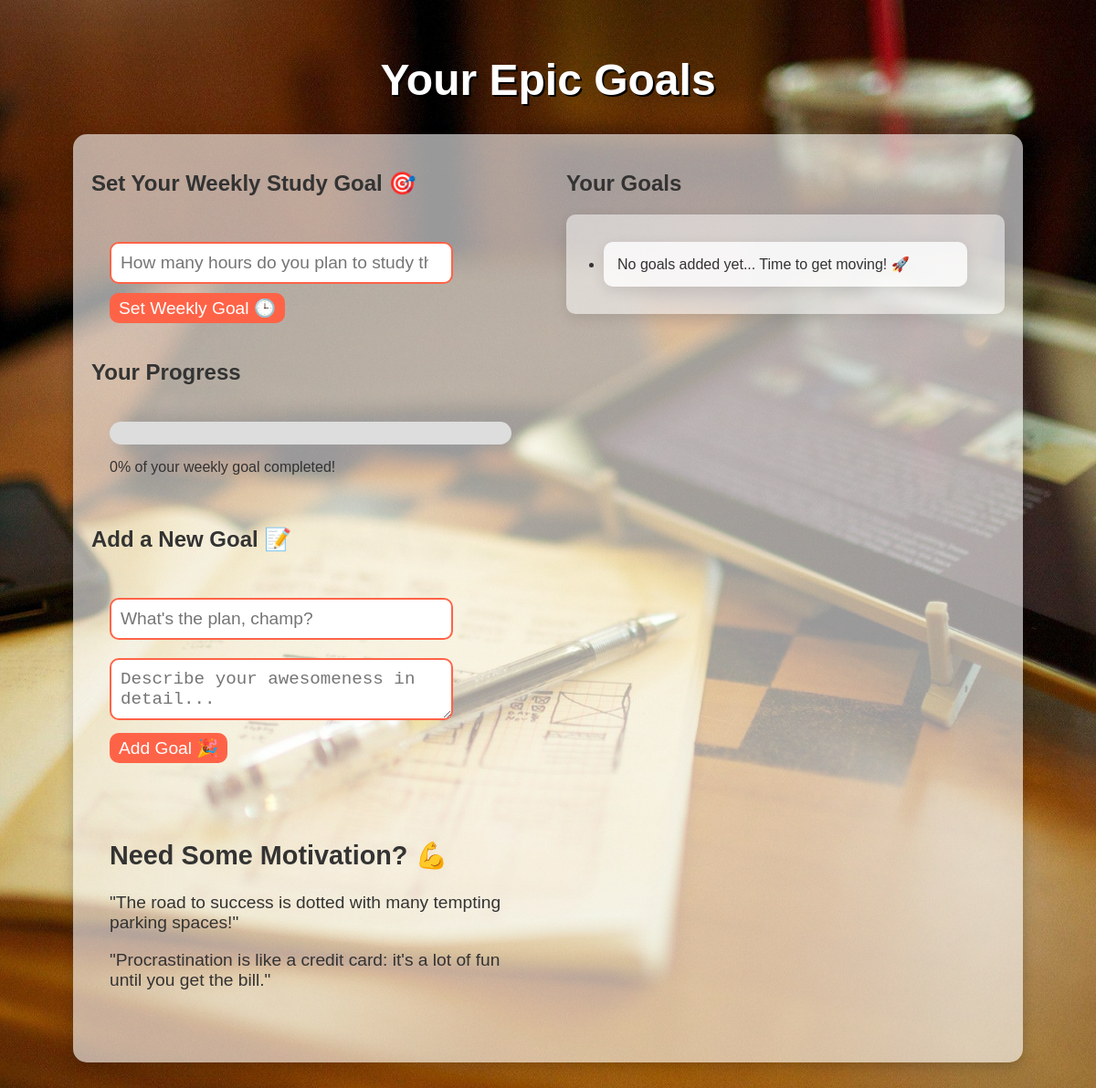
/goals/ (signed in), run on an earlier commit of the app's database.
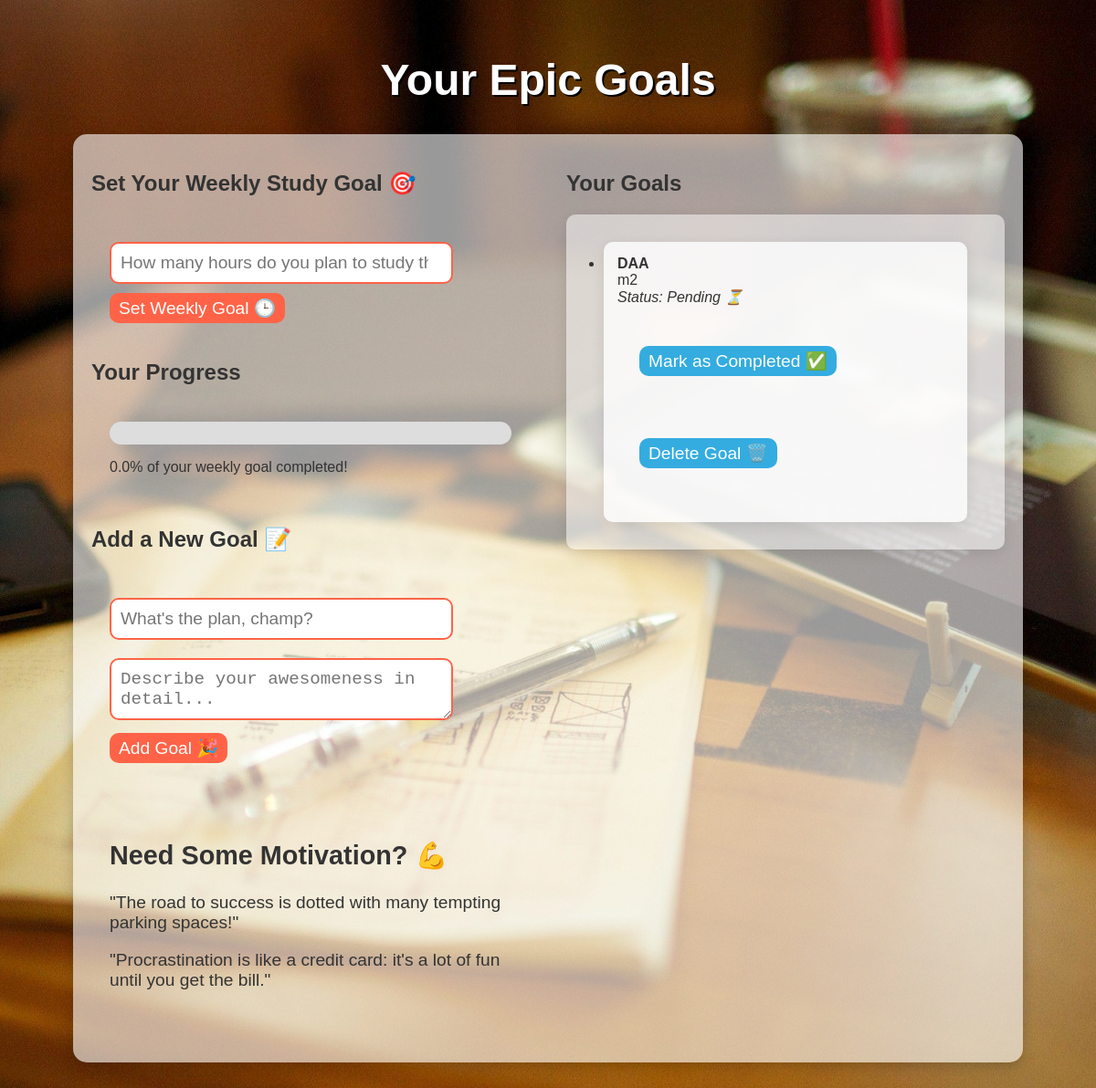
And on a later commit of the database.
### Timer/models.py (models this page shows, shortened)
class Goal(models.Model):
    user = models.ForeignKey(User, on_delete=models.CASCADE)
    title = models.CharField(max_length=255)
    description = models.TextField()
    completed = models.BooleanField(default=False)
    created_at = models.DateTimeField(auto_now_add=True)
    updated_at = models.DateTimeField(auto_now=True)

### Timer/views.py (the view)
# urls.py: path('goals/', views.goal_view, name='goals'),
@login_required
def goal_view(request):
    goals = Goal.objects.filter(user=request.user)
    progress_percentage = calculate_progress(goals)
    return render(request, 'timer/goals.html', {'goals': goals, 'progress_percentage': progress_percentage})

### Timer/views.py (called while the page is built)
def calculate_progress(goals):
    total_goals = goals.count()
    completed_goals = goals.filter(completed=True).count()
    return (completed_goals / total_goals) * 100 if total_goals > 0 else 0

### Timer/templates/timer/goals.html (shortened to what this page needs)
<!DOCTYPE html>
<html lang="en">
<head>
</head>
<body>
    <h1>Your Epic Goals</h1>
    <div class="main-box">
        <div class="container">
            <div class="left-section">
                <h2>Set Your Weekly Study Goal 🎯</h2>
                <form method="POST" action="{% url 'set_weekly_goal' %}">
                    <input type="number" name="study_hours" placeholder="How many hours do you plan to study this week?" required>
                    <button type="submit">Set Weekly Goal 🕒</button>
                </form>
                <h2>Your Progress</h2>
                <div class="progress-container">
                    <div class="progress-bar">
                    </div>
                    <p>{{ progress_percentage }}% of your weekly goal completed!</p>
                </div>
                <h2>Add a New Goal 📝</h2>
                <form method="POST" action="{% url 'add_goal' %}">
                    <input type="text" name="title" placeholder="What's the plan, champ?" required>
                    <textarea name="description" placeholder="Describe your awesomeness in detail..." required></textarea>
                    <button type="submit">Add Goal 🎉</button>
                </form>
                <div class="motivation">
                    <h2>Need Some Motivation? 💪</h2>
                    <p>"The road to success is dotted with many tempting parking spaces!"</p>
                    <p>"Procrastination is like a credit card: it's a lot of fun until you get the bill."</p>
                </div>
            </div>
            <div class="right-section">
                <h2>Your Goals</h2>
                <ul>
                    {% for goal in goals %}
                        <li class="{% if goal.completed %}completed{% endif %}">
                            <strong>{{ goal.title }}</strong><br>
                            {{ goal.description }}<br>
                            <em>Status:
                                {% if goal.completed %}
                                    Completed 🏆
                                {% else %}
                                    Pending ⏳
                                {% endif %}
                            </em>
                            <form method="POST" action="{% url 'complete_goal' goal.id %}">
                                <button type="submit" class="complete-btn">Mark as Completed ✅</button>
                            </form>
                            <form method="POST" action="{% url 'delete_goal' goal.id %}">
                                <button type="submit" class="delete-btn">Delete Goal 🗑️</button>
                            </form>
                        </li>
                    {% empty %}
                        <li class="empty-list">No goals added yet... Time to get moving! 🚀</li>
                    {% endfor %}
                </ul>
            </div>
        </div>
    </div>
</body>
</html>

### Timer/templates/timer/goals.html (style rules this page uses)
body { font-family: 'Arial', sans-serif; background-image: url('/static/images/goal.jpg'); background-size: cover; background-attachment: fixed; background-position: center; background-repeat: no-repeat; color: #333; padding: 20px; }
h1 { font-size: 3rem; text-shadow: 2px 2px #000000; font-weight: bold; text-align: center; color: white; }
.main-box { background-color: rgba(255, 255, 255, 0.6); padding: 20px; border-radius: 15px; max-width: 1000px; margin: 0 auto; box-shadow: 0 5px 15px rgba(0,0,0,0.2); }
.container { display: flex; justify-content: space-between; align-items: flex-start; gap: 20px; }
.left-section, .right-section { width: 48%; }
form, .progress-container, .motivation { background: rgba(182, 72, 250, 0); padding: 20px; border-radius: 15px; margin: 20px auto; box-shadow: 0 5px 15px rgba(0,0,0,0.0); }
form input[type="text"], form textarea, form input[type="number"] { width: 80%; padding: 10px; margin: 10px 0; border-radius: 10px; border: 2px solid #ff6347; font-size: 1.2rem; }
form button { background-color: #ff6347; color: white; padding: 5px 10px; border: none; border-radius: 10px; font-size: 1.2rem; cursor: pointer; }
ul { background-color: rgba(255, 255, 255, 0.5); padding: 10px; border-radius: 10px; box-shadow: 0 5px 15px rgba(0,0,0,0.1); }
li { background-color: rgba(255, 255, 255, 0.8); margin: 20px auto; padding: 15px; border-radius: 10px; width: 80%; box-shadow: 0 5px 15px rgba(0,0,0,0.1); }
.progress-bar { width: 100%; background-color: #ddd; border-radius: 20px; }
button.complete-btn, button.delete-btn { background-color: #34ace0; color: white; padding: 5px 10px; border: none; border-radius: 10px; margin: 4px; cursor: pointer; }
.motivation { font-size: 1.2rem; }

What changed in the data, as far as the page shows it:
added Goal: title "DAA", description "m2", completed "Pending ⏳"
Also different on the page:
{{ progress_percentage }}: "0" → "0.0"
text no longer shown: "No goals added yet... Time to get moving! 🚀"
